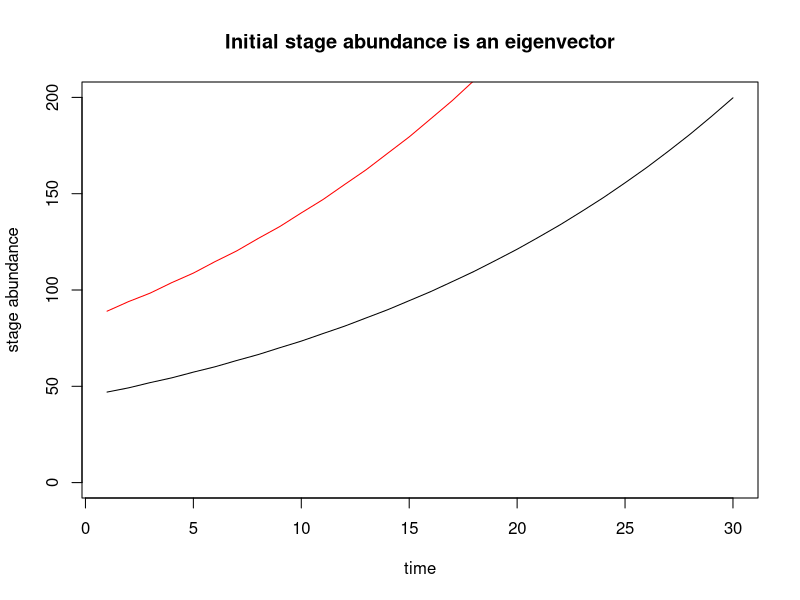
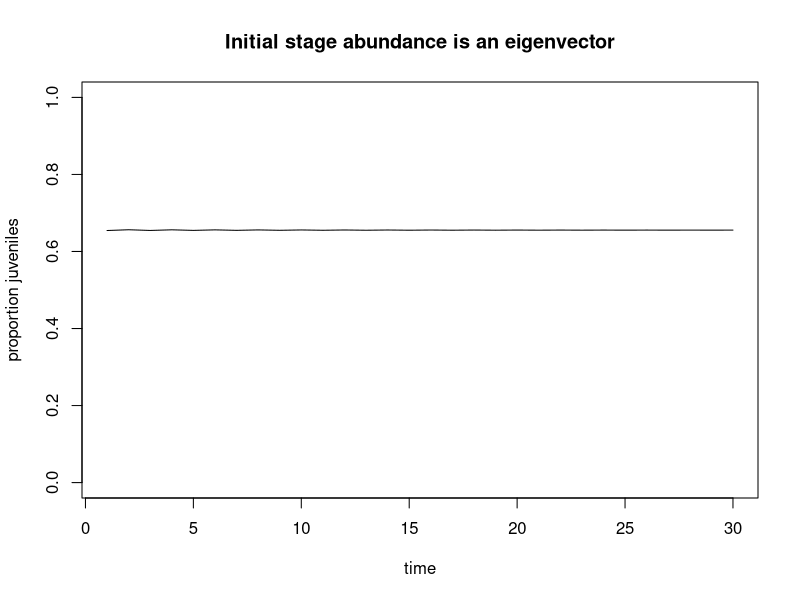
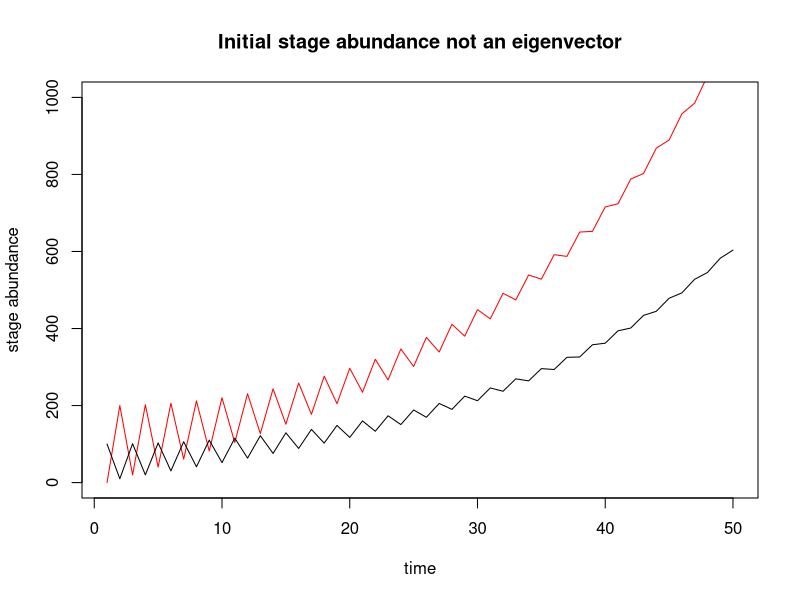
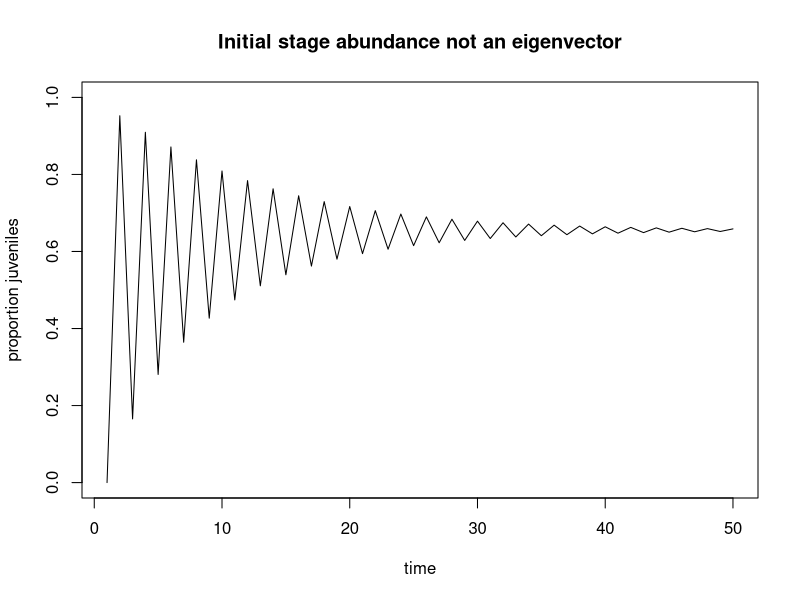

The R source for these figures, in order:
# CALCULATING EIGENVALUES AND THE RIGHT EIGENVECTOR IN R
##--------

# We have done this exact example in lecture. Here we are
# verifying that we can get the same conclusions using R.

# Define our projection matrix
A = matrix(c(0,2,0.5,.1), 2,2, byrow=TRUE)

# Type A into the console to check that A has the correct
# number of rows and columns and the numerical entries in the
# correct place.

# The function eigen() is a built-in function that will
# calculate the eigenvalues and eigenvectors for the projection
# matrix A.
ev = eigen(A)

# Type ev into the console.
# There are two eigenvalues. Why are there two? Which is the dominant eigenvalue?
# Will this population grow (for a positive initial number of individuals)?

# There is an eigenvector (2 rows x 1 column) associated with each eigenvalue
# (= 2 eignvectors). The eigenvector associated with the nth eigenvalue is in
# column n.

# The dominant eigenvalue is the first one. Therefore, the associated right eigenvector,
# that will tell us about the long-term relative stage abundance, is
# in the first column.
vec1 = ev$vectors[,1]

# Eigenvectors are not unique - they can be multiplied by a constant and are
# still the same eigenvector
norm.vec1 = -100*vec1

# What happens if our initial population size is a right eigenvector?
vec2 = A%*%norm.vec1
vec3 = A%*%vec2

# How does this compare to if the right eigenvector is multiplied by the dominant
# eigenvalue?
1.05*norm.vec1

# Let's simulate the long term population dyanmics
tvec = seq(1,30,1)
n = matrix(0,length(tvec),3)
n[,1]=tvec
n[1,2:3] = c(89,47)
for(t in seq(1,length(tvec)-1,1)){
  n[t+1,2:3] = A%*%n[t,2:3]
}

# Plot the long-term population dynamics
plot(n[,1], n[,2], typ = "l", col = "red", ylim = c(0,200), ylab = "stage abundance", xlab = "time", main = "Initial stage abundance is an eigenvector")
lines(n[,1], n[,3])

# How does the proportion of the population in the first (juvenile stage)
# change over time
plot(tvec,n[,2]/(n[,2]+n[,3]), typ="l", ylab = "proportion juveniles", xlab = "time", ylim =c(0,1), main = "Initial stage abundance is an eigenvector")

# Next, determine the longterm population dynamics where the initial
# abundance does not begin on an eigenvector.
tvec = seq(1,50,1)
n = matrix(0,length(tvec),3)
n[,1]=tvec
n[1,2:3] = c(0,100)
for(t in seq(1,length(tvec)-1,1)){
  n[t+1,2:3] = A%*%n[t,2:3]
}

plot(n[,1], n[,2], typ = "l", col = "red", ylim = c(0,1000), ylab = "stage abundance", xlab = "time", main = "Initial stage abundance not an eigenvector")
lines(n[,1], n[,3])

plot(tvec,n[,2]/(n[,2]+n[,3]), typ="l", ylab = "proportion juveniles", xlab = "time", ylim =c(0,1), main = "Initial stage abundance not an eigenvector")
